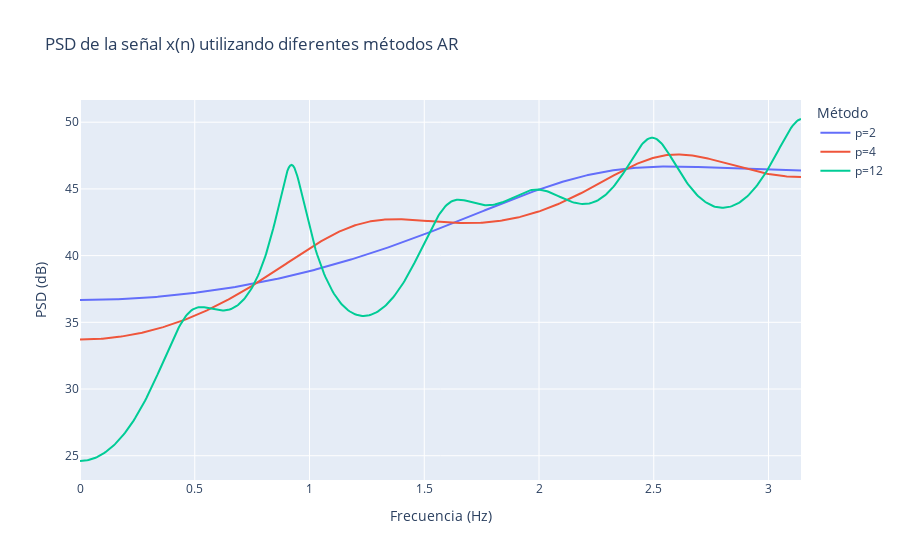

The notebook cell saved with this chart:
### Markdown cell above
## 1- Modelos Autoregresivos (AR)

Considere una señal del tipo $x(n) = -0.9x(n-2)+w(n)$ donde $w$ es ruido blanco gaussiano de media 0 y desviación estándar unitaria. Obtenga su espectro mediante un modelo AR y el método de Autocorrelación para los siguientes ordenes $p=2,4,12$. Ayúdese de la función from statsmodels.regression.linear_model import yule_walker

### Code cell
import numpy as np
import plotly.graph_objects as go
from statsmodels.regression.linear_model import yule_walker
from scipy import signal
from scipy.signal import freqz
import spectrum

# Generar la señal x(n)
np.random.seed(0)  # Fijar la semilla para reproducibilidad
n = np.arange(0, 66)  # Crear un array de 0 a 65
w = np.random.normal(0, 1, len(n))  # Generar ruido blanco
x = w  # Asignar el ruido blanco a x

# Coeficientes del filtro AR
aCoef = np.array([1, -0.9])  # Coeficientes arbitrarios para el filtro AR (ejemplo)
x = signal.lfilter(aCoef, 1, x)  # Aplicar el filtro AR a la señal x

# yulewalker
p = spectrum.pyule(x, 2, norm="biased", NFFT=1024)  # Estimar el PSD usando el método de Yule-Walker con p=2
psd_yw2 = p.psd  # Obtener el PSD estimado
w = np.linspace(0, np.pi, 512)  # Crear un array de frecuencias

p = spectrum.pyule(x, 4, norm="biased", NFFT=1024)  # Estimar el PSD usando el método de Yule-Walker con p=4
psd_yw4 = p.psd  # Obtener el PSD estimado

p = spectrum.pyule(x, 12, norm="biased", NFFT=1024)  # Estimar el PSD usando el método de Yule-Walker con p=12
psd_yw12 = p.psd  # Obtener el PSD estimado

# Crear la figura con Plotly
fig = go.Figure()

fig.add_trace(
    go.Scatter(
        x=w,
        y=10 * np.log10(psd_yw2),  # Convertir el PSD a dB
        mode="lines",
        name="p=2",
    )
)

fig.add_trace(
    go.Scatter(
        x=w,
        y=10 * np.log10(psd_yw4),  # Convertir el PSD a dB
        mode="lines",
        name="p=4",
    )
)

fig.add_trace(
    go.Scatter(
        x=w,
        y=10 * np.log10(psd_yw12),  # Convertir el PSD a dB
        mode="lines",
        name="p=12",
    )
)

fig.update_layout(
    title="PSD de la señal x(n) utilizando diferentes métodos AR",
    xaxis_title="Frecuencia (Hz)",
    yaxis_title="PSD (dB)",
    legend_title="Método",
)

fig.show()  # Mostrar la figura

### Figure 1 — Plotly figure (JSON) as saved in the notebook; plotly's stock layout.template omitted (floating-point values rounded to 4 significant figures; data arrays with more than 128 entries replaced by an {"elided": "..."} marker saying what was removed)
{"data": [{"mode": "lines", "name": "p=2", "type": "scatter", "x": {"elided": "512 float values"}, "y": {"elided": "513 float values"}}, {"mode": "lines", "name": "p=4", "type": "scatter", "x": {"elided": "512 float values"}, "y": {"elided": "513 float values"}}, {"mode": "lines", "name": "p=12", "type": "scatter", "x": {"elided": "512 float values"}, "y": {"elided": "513 float values"}}], "layout": {"legend": {"title": {"text": "Método"}}, "title": {"text": "PSD de la señal x(n) utilizando diferentes métodos AR"}, "xaxis": {"title": {"text": "Frecuencia (Hz)"}}, "yaxis": {"title": {"text": "PSD (dB)"}}}}
